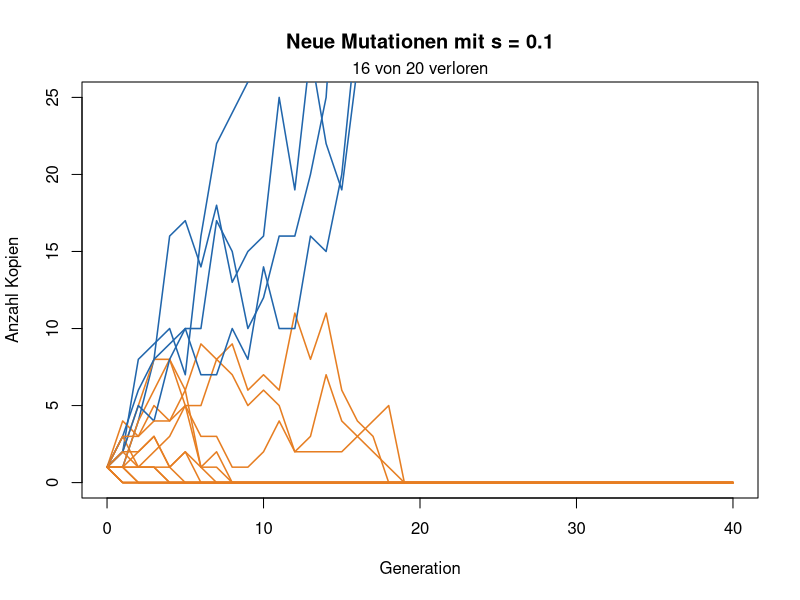
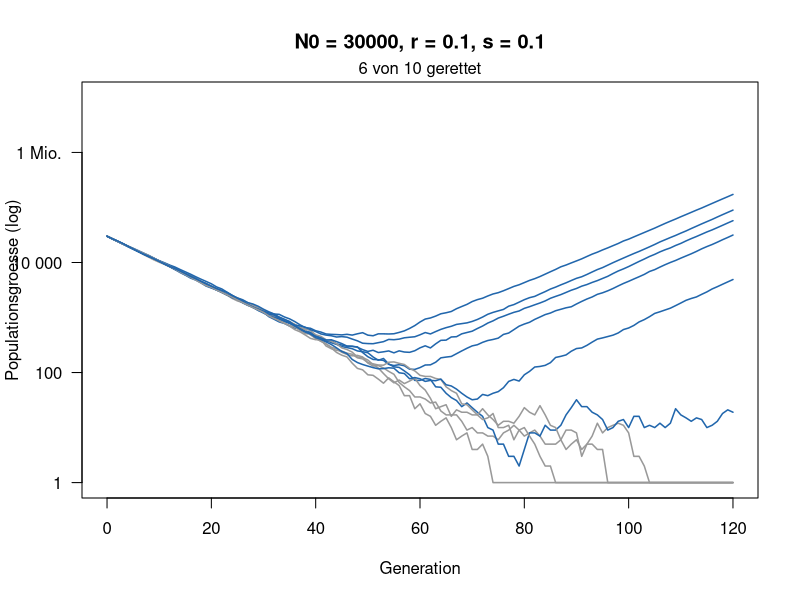

Recreate these plots in R, in order.
## ---- chunk 1
knitr::opts_chunk$set(echo = TRUE, warning = FALSE, message = FALSE,
                      fig.height = 4.6, fig.width = 7.5)
## ---- chunk 2
# Hilfsfunktionen (nicht verändern)
# Eine Mutation über die Zeit: jede Kopie hat im Mittel 1 + s Nachkommen
linie <- function(s, generationen = 40) {
  n <- numeric(generationen + 1)
  n[1] <- 1
  for (t in seq_len(generationen)) n[t + 1] <- rpois(1, n[t] * (1 + s))
  n
}

zeige_linien <- function(s, anzahl = 20) {
  plot(NA, xlim = c(0, 40), ylim = c(0, 25), xlab = "Generation",
       ylab = "Anzahl Kopien", main = paste("Neue Mutationen mit s =", s))
  verloren <- 0
  for (i in seq_len(anzahl)) {
    n <- linie(s)
    weg <- n[41] == 0
    verloren <- verloren + weg
    lines(0:40, n, col = if (weg) "#e67e22" else "#2166ac", lwd = 1.5)
  }
  mtext(paste(verloren, "von", anzahl, "verloren"), side = 3, line = 0.2)
}

# 1 = etabliert (100 Kopien erreicht), 0 = verloren
schicksal <- function(s, grenze = 100) {
  n <- 1
  while (n > 0 && n < grenze) n <- rpois(1, n * (1 + s))
  as.numeric(n >= grenze)
}

schaetze_etablierung <- function(s, wiederholungen = 2000) {
  mean(replicate(wiederholungen, schicksal(s)))
}

# Eine schrumpfende Population: Wildtyp (1 - r), Mutanten (1 + s)
rettung_lauf <- function(N0, r, s, U = 1e-5, generationen = 120) {
  wt <- N0; mut <- 0
  N <- numeric(generationen + 1); N[1] <- N0
  for (t in seq_len(generationen)) {
    neu <- rbinom(1, wt, U)
    wt <- rpois(1, wt * (1 - r))
    mut <- min(rpois(1, mut * (1 + s)) + neu, 1e7)
    N[t + 1] <- wt + mut
  }
  N
}

zeige_rettung <- function(N0, r, s, anzahl = 10) {
  plot(NA, xlim = c(0, 120), ylim = c(1, 1e7), log = "y", xlab = "Generation",
       ylab = "Populationsgroesse (log)", yaxt = "n",
       main = paste0("N0 = ", N0, ", r = ", r, ", s = ", s))
  axis(2, at = 10^c(0, 2, 4, 6), labels = c("1", "100", "10 000", "1 Mio."), las = 1)
  gerettet <- 0
  for (i in seq_len(anzahl)) {
    N <- rettung_lauf(N0, r, s)
    ok <- N[121] > 0
    gerettet <- gerettet + ok
    lines(0:120, pmax(N, 1), col = if (ok) "#2166ac" else "grey60", lwd = 1.5)
  }
  mtext(paste(gerettet, "von", anzahl, "gerettet"), side = 3, line = 0.2)
}

# 1 = gerettet (1000 Mutanten), 0 = ausgestorben
rettung <- function(N0, r, s, U = 1e-5, grenze = 1000) {
  wt <- N0; mut <- 0
  repeat {
    neu <- rbinom(1, wt, U)
    wt <- rpois(1, wt * (1 - r))
    mut <- rpois(1, mut * (1 + s)) + neu
    if (mut >= grenze) return(1)
    if (wt + mut == 0) return(0)
  }
}

schaetze_rettung <- function(N0, r, s, wiederholungen = 300) {
  mean(replicate(wiederholungen, rettung(N0, r, s)))
}

# Näherung (Orr & Unckless 2014)
formel <- function(N0, r, s, U = 1e-5) round(1 - exp(-2 * N0 * U * s / r), 2)
## ---- chunk 3
#| fig-height: 4.4
#| fig-width: 7.5
zeige_linien(s = 0.1)   # hier s ändern
## ---- chunk 4
schaetze_etablierung(s = 0.1)   # hier s ändern
2 * 0.1                         # Faustregel
## ---- chunk 5
#| fig-height: 4.6
#| fig-width: 7.5
zeige_rettung(N0 = 30000, r = 0.1, s = 0.1)   # hier N0 oder r ändern
## ---- chunk 6
schaetze_rettung(N0 = 30000, r = 0.1, s = 0.1)   # hier ändern
formel(N0 = 30000, r = 0.1, s = 0.1)             # gleich ändern
## ---- chunk 7
p_vorher <- 0.185   # Anteil stosszahnloser Weibchen vor dem Krieg
w <- 1              # wie viel eher überleben stosszahnlose Weibchen? bitte ändern

p_nachher <- w * p_vorher / (w * p_vorher + (1 - p_vorher))
p_nachher           # beobachtet nach dem Krieg: 0.509
